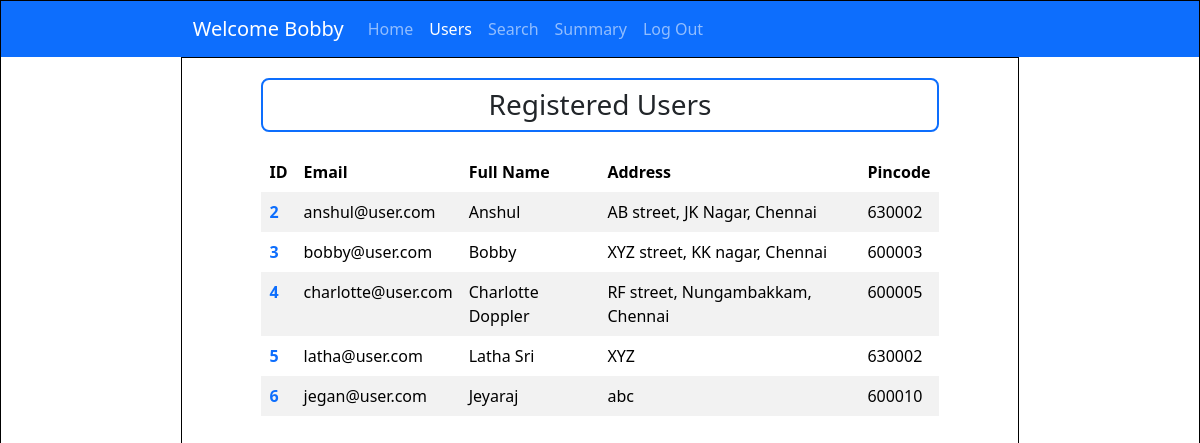
Before: /admin_dashboard/users (signed in) with the older database file.
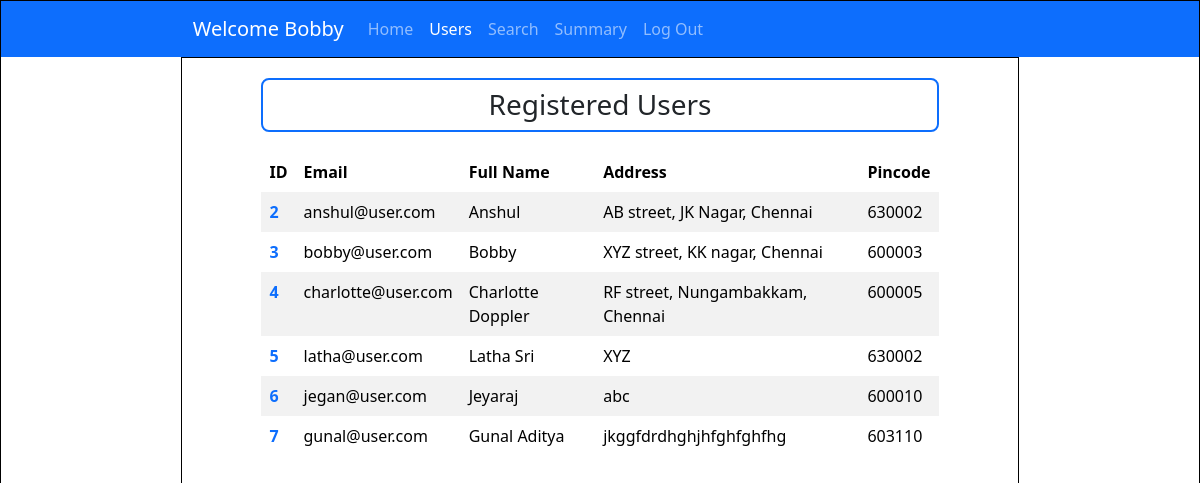
After: the same page with the newer database file.
### controllers/models.py (models this page shows)
class User(db.Model, UserMixin):
    id = db.Column(db.Integer, primary_key=True)
    username = db.Column(db.String, unique=True, nullable = False)
    password = db.Column(db.String, nullable=False)
    name = db.Column(db.String, nullable=False)
    address = db.Column(db.String, nullable=False)
    type = db.Column(db.String, default="general")
    pincode = db.Column(db.String(6), nullable=False)
    reservations = db.relationship('Reservation', backref='user')

### controllers/controller.py (the view)
@app.route('/admin_dashboard/users')
@login_required
def admin_users():
    user_list = User.query.filter_by(type="general")
    return render_template("admin_users.html", user=current_user, list = user_list)

### app.py (called while the page is built)
@login_manager.user_loader
def load_user(user_id):
    return User.query.get(int(user_id))

### templates/admin_users.html (shortened to what this page needs)
<!DOCTYPE html>
<html lang="en">
<head>
    <link href="https://cdn.jsdelivr.net/npm/bootstrap@5.3.6/dist/css/bootstrap.min.css" rel="stylesheet"
>
    <link rel="stylesheet" href="../static/style.css">
</head>
<body>
    <div id="main">
        <nav class="navbar navbar-expand-lg bg-primary" data-bs-theme="dark">
            <div class="container-fluid">
                <a class="navbar-brand" href="#">Welcome {{user.name}}</a>
                <div class="collapse navbar-collapse" id="navbarNavAltMarkup">
                    <div class="navbar-nav">
                        <a class="nav-link" href="/admin_dashboard">Home</a>
                        <a class="nav-link active" aria-current="page" href="#">Users</a>
                        <a class="nav-link" href="/admin_dashboard/search">Search</a>
                        <a class="nav-link" href="#">Summary</a>
                        <a class="nav-link" href="/login">Log Out</a>
                    </div>
                </div>
            </div>
        </nav>
        <div id="canvas">
            <div class="h3 text-center pt-2 pb-2 rounded-3 border border-2 border-primary" style="margin: auto; width: 85%;">Registered Users</div>
            <table class="table table-striped table-borderless" style="margin: auto; width: 85%; border: 2px; margin-top: 20px;">
                <thead>
                    <tr>
                        <th scope="col">ID</th>
                        <th scope="col">Email</th>
                        <th scope="col">Full Name</th>
                        <th scope="col">Address</th>
                        <th scope="col">Pincode</th>
                    </tr>
                </thead>
                <tbody>
                    {% for user in list %}
                    <tr>
                        <th scope="row"> <a href="/user_details/{{ user.id }}" style="text-decoration: none">{{ user.id }}</a></th>
                        <td>{{ user.username }}</td>
                        <td>{{ user.name }}</td>
                        <td>{{ user.address }}</td>
                        <td>{{ user.pincode }}</td>
                    </tr>
                    {% endfor %}
                </tbody>
            </table>
        </div>
    </div>
</body>
</html>

Changed rows visible on the page:
added User: id "7", username "gunal@user.com", name "Gunal Aditya", address "jkggfdrdhghjhfghfghfhg", pincode "603110"
